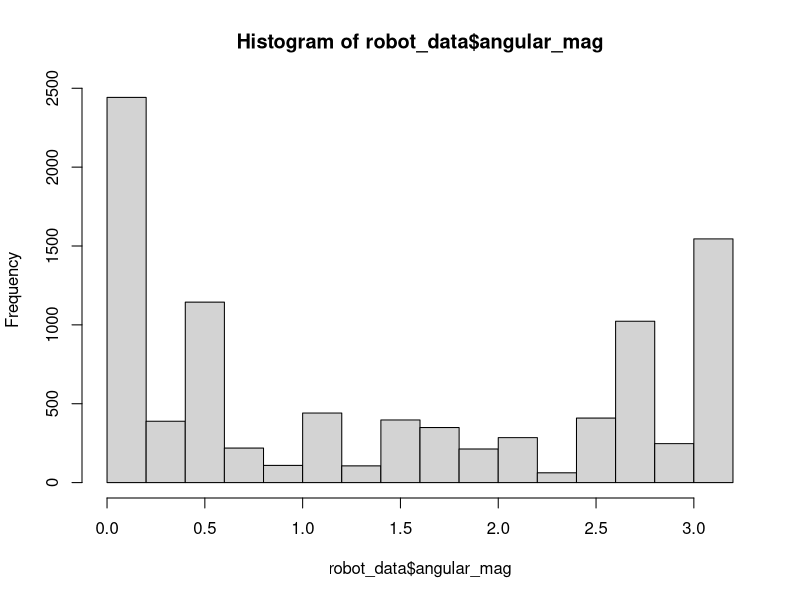
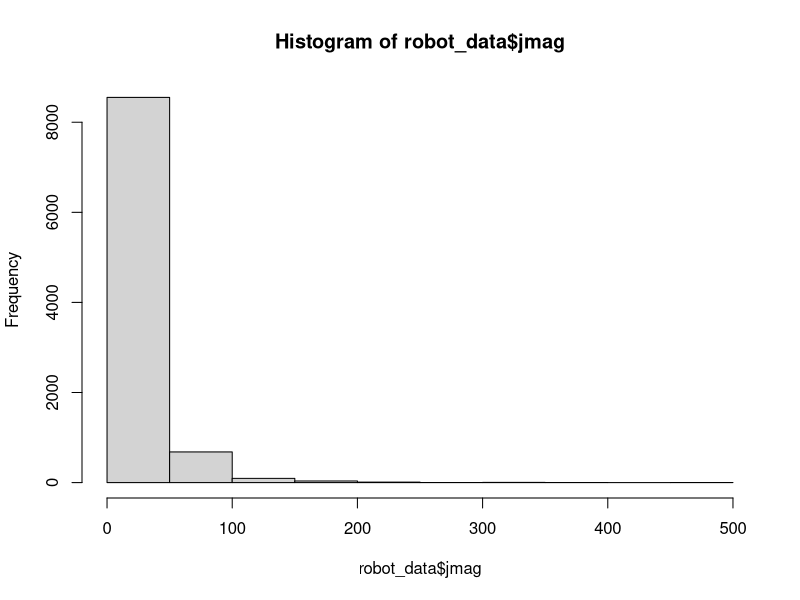
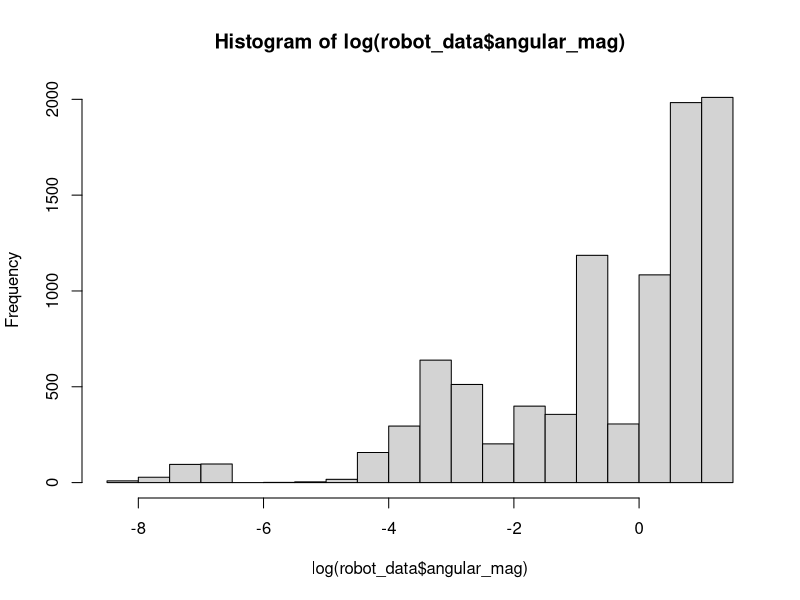
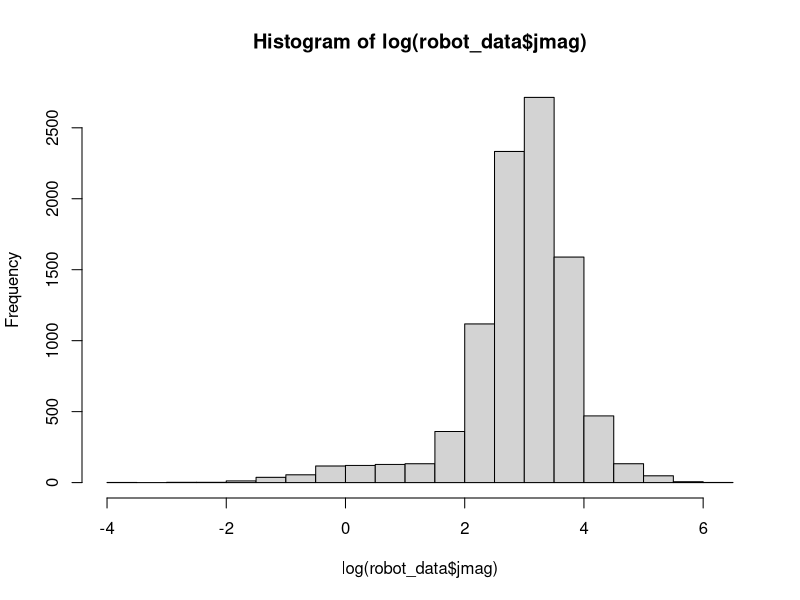
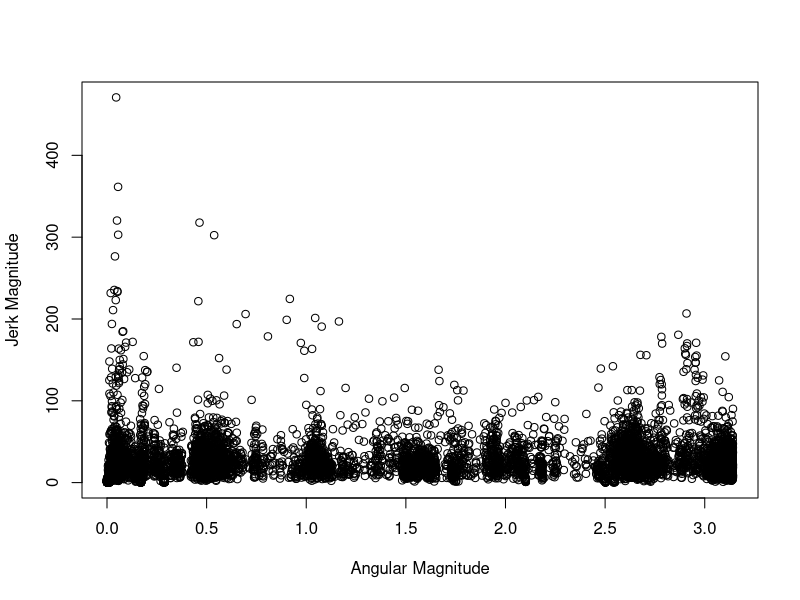
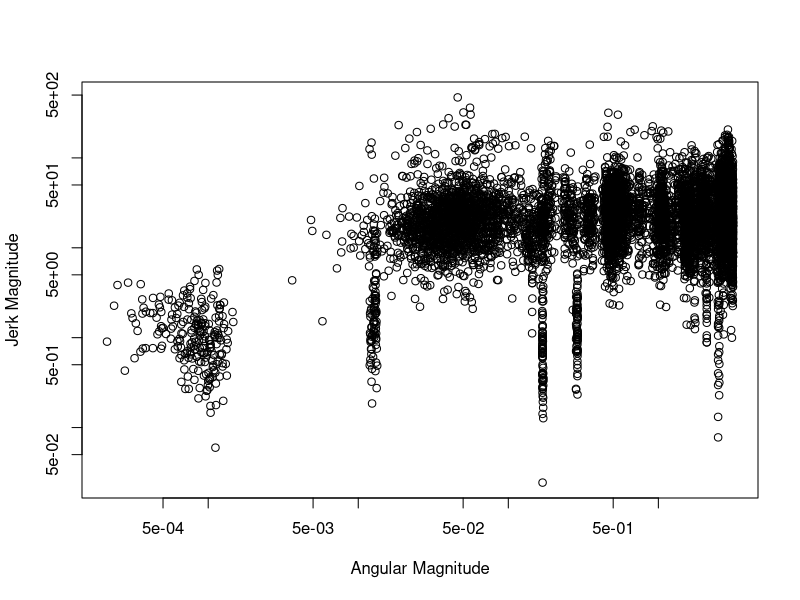
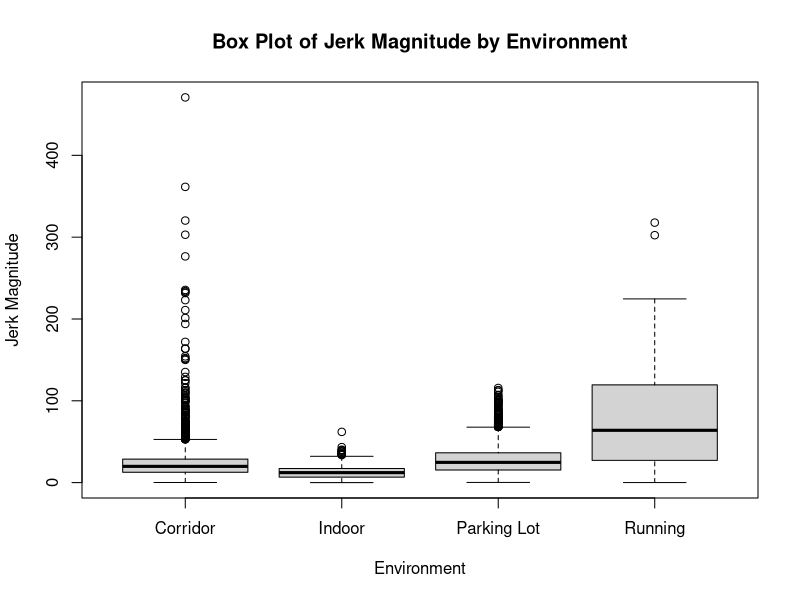
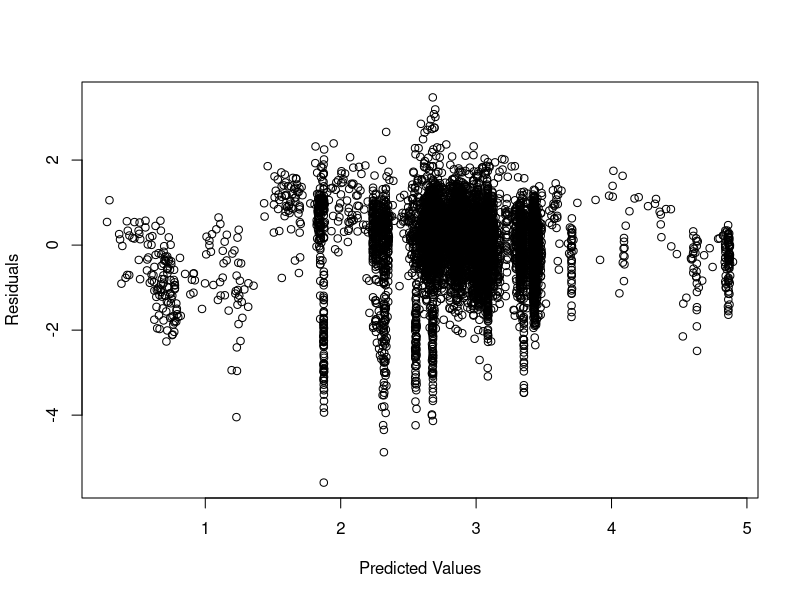

Reproduce these figures in R, in order.
#install.packages("readr")
library(readr)
library(car)


robot_data <- read_csv("robot_dataset.csv")

#Translation note:
#X = left-right, Y = forward-backward
head(robot_data, 10)
summary(robot_data)
colSums(is.na(robot_data))
#No missing data! 

avg_angularmag <- mean(robot_data$angular_mag)
median_angularmag <- median(robot_data$angular_mag)
stddev_angularmag <- sd(robot_data$angular_mag)
min_angularmag <- min(robot_data$angular_mag, na.rm = TRUE)
max_angularmag <- max(robot_data$angular_mag, na.rm = TRUE)
range_angularmag <- max_angularmag-min_angularmag

avg_jmag <- mean(robot_data$jmag)
median_jmag <- median(robot_data$jmag)
stddev_jmag <- sd(robot_data$jmag)
min_jmag <- min(robot_data$jmag, na.rm = TRUE)
max_jmag <- max(robot_data$jmag, na.rm = TRUE)
range_jmag <- max_jmag-min_jmag

data_exploration_df <- data.frame(
  Statistic = c("Mean", "Median", "Std Dev", "Min", "Max", "Range"),
  AngularMag = c(avg_angularmag, median_angularmag, stddev_angularmag, min_angularmag, max_angularmag, range_angularmag),
  JerkMag = c(avg_jmag, median_jmag, stddev_jmag, min_jmag, max_jmag, range_jmag)
)

print(data_exploration_df)
robot_data$Environment <- as.factor(robot_data$Environment)
levels(robot_data$Environment)

hist(robot_data$angular_mag)
hist(robot_data$jmag)

hist(log(robot_data$angular_mag))
hist(log(robot_data$jmag))

plot(robot_data$angular_mag, robot_data$jmag, xlab = "Angular Magnitude", ylab = "Jerk Magnitude")
plot(robot_data$angular_mag, robot_data$jmag, xlab = "Angular Magnitude", ylab = "Jerk Magnitude", log='xy')

boxplot(formula = jmag ~ Environment, data = robot_data, main = "Box Plot of Jerk Magnitude by Environment", xlab = "Environment", ylab = "Jerk Magnitude")

model <- lm(log(jmag) ~ log(angular_mag) + Environment + log(angular_mag):Environment, data = robot_data)   
summary(model)
anova(model)

plot(model$fitted.values, residuals(model), xlab = "Predicted Values", ylab = "Residuals",)
Residuals <- residuals(model)
hist(Residuals, breaks = 30, xlab = "Residuals")

qqnorm(residuals(model))
qqline(residuals(model), col = "red")
vif(model)
plot(model, 4, id.n = 5)
which(cooks.distance(model) > 4/length(model$fitted.values))

model_reduced <- lm(log(jmag) ~ log(angular_mag) + Environment, data = robot_data)

AIC(model, model_reduced)
BIC(model, model_reduced)